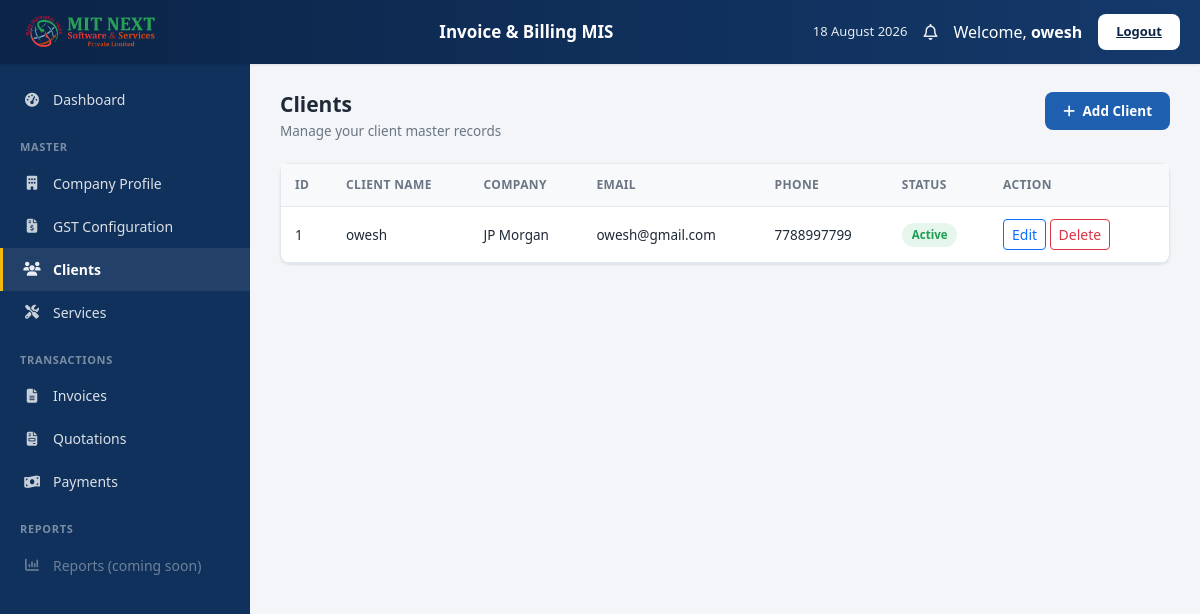
/master/clients/ (signed in), run on the app's committed database.
### master/models.py (models this page shows, shortened)
class Client(models.Model):
    client_name = models.CharField(max_length=100)
    company_name = models.CharField(max_length=150, blank=True)
    email = models.EmailField()
    phone = models.CharField(max_length=15)
    gst_number = models.CharField(max_length=20, blank=True)
    pan_number = models.CharField(max_length=20, blank=True)
    address = models.TextField()
    city = models.CharField(max_length=50)
    state = models.CharField(max_length=50)
    country = models.CharField(max_length=50)
    pincode = models.CharField(max_length=10)
    contact_person = models.CharField(max_length=100, blank=True)
    is_active = models.BooleanField(default=True)
    created_at = models.DateTimeField(auto_now_add=True)
    updated_at = models.DateTimeField(auto_now=True)

### master/views.py (the view)
@login_required
def client_list(request):
    clients = Client.objects.all()
    return render(request,
                  "master/client_list.html",
                  {"clients": clients})

### master/templates/master/client_list.html (shortened to what this page needs)
{% extends "layout/app_shell.html" %}
{% block content %}
<div class="page-heading d-flex justify-content-between align-items-start flex-wrap gap-2">
    <div>
        <h2>Clients</h2>
        <p>Manage your client master records</p>
    </div>
    <a href="{% url 'add_client' %}" class="btn-shell-primary text-decoration-none"
       hx-get="{% url 'add_client' %}" hx-select="#main-content" hx-target="#main-content"
       hx-swap="outerHTML" hx-push-url="true">
        <i class="fa-solid fa-plus me-1"></i> Add Client
    </a>
</div>
<div class="shell-card">
    <div class="shell-card-body p-0">
        <table class="shell-table">
            <thead>
                <tr>
                    <th>ID</th>
                    <th>Client Name</th>
                    <th>Company</th>
                    <th>Email</th>
                    <th>Phone</th>
                    <th>Status</th>
                    <th width="180">Action</th>
                </tr>
            </thead>
            <tbody>
            {% for client in clients %}
                <tr>
                    <td>{{ client.id }}</td>
                    <td>{{ client.client_name }}</td>
                    <td>{{ client.company_name }}</td>
                    <td>{{ client.email }}</td>
                    <td>{{ client.phone }}</td>
                    <td>
                        {% if client.is_active %}
                            <span class="badge-active">Active</span>
                        {% else %}
                            <span class="badge-inactive">Inactive</span>
                        {% endif %}
                    </td>
                    <td>
                        <a href="{% url 'edit_client' client.id %}" class="btn btn-sm btn-outline-primary"
                           hx-get="{% url 'edit_client' client.id %}" hx-select="#main-content"
                           hx-target="#main-content" hx-swap="outerHTML" hx-push-url="true">
                            Edit
                        </a>
                        <a href="{% url 'delete_client' client.id %}"
                           class="btn btn-sm btn-outline-danger"
                           onclick="return confirm('Delete this client?');">
                            Delete
                        </a>
                    </td>
                </tr>
            {% empty %}
                <tr><td colspan="7" class="text-center text-muted py-4">No Clients Found.</td></tr>
            {% endfor %}
            </tbody>
        </table>
    </div>
</div>
{% endblock %}

### accounts/templates/layout/app_shell.html (shortened to what this page needs)
{% load static %}
<!DOCTYPE html>
<html lang="en">
<head>
    <link href="https://cdn.jsdelivr.net/npm/bootstrap@5.3.7/dist/css/bootstrap.min.css" rel="stylesheet">
    <link rel="stylesheet" href="https://cdnjs.cloudflare.com/ajax/libs/font-awesome/6.7.2/css/all.min.css">
    <link rel="stylesheet" href="{% static 'css/app-shell.css' %}">
</head>
<body class="shell-body">
<header class="shell-header">
    <div class="brand">
        <div class="logo1"><img src="../static/images/logo1.png" alt=""></div>
    </div>
    <div class="app-name">
        <div class="main">Invoice &amp; Billing MIS</div>
    </div>
    <div class="header-right">
        <span class="header-date" id="shell-header-date"></span>
        <span class="bell-icon"><i class="fa-regular fa-bell"></i></span>
        <span>Welcome, <b>{{ request.user.username }}</b></span>
        <a href="{% url 'logout' %}" class="btn-logout">Logout</a>
    </div>
</header>
<aside class="shell-sidebar" id="shell-sidebar">
    <a href="{% url 'dashboard' %}"
       class="side-link {% if request.resolver_match.url_name == 'dashboard' %}active{% endif %}"
       hx-get="{% url 'dashboard' %}" hx-select="#main-content" hx-target="#main-content"
       hx-swap="outerHTML" hx-push-url="true">
    </a>
    <div class="side-section-title">Master</div>
    <a href="{% url 'company_profile' %}"
       class="side-link {% if request.resolver_match.url_name in 'company_profile,edit_company' %}active{% endif %}"
       hx-get="{% url 'company_profile' %}" hx-select="#main-content" hx-target="#main-content"
       hx-swap="outerHTML" hx-push-url="true">
        <i class="fa-solid fa-building"></i> Company Profile
    </a>
    <a href="{% url 'gst_list' %}"
       class="side-link {% if 'gst' in request.resolver_match.url_name %}active{% endif %}"
       hx-get="{% url 'gst_list' %}" hx-select="#main-content" hx-target="#main-content"
       hx-swap="outerHTML" hx-push-url="true">
        <i class="fa-solid fa-file-invoice-dollar"></i> GST Configuration
    </a>
    <a href="{% url 'client_list' %}"
       class="side-link {% if 'client' in request.resolver_match.url_name %}active{% endif %}"
       hx-get="{% url 'client_list' %}" hx-select="#main-content" hx-target="#main-content"
       hx-swap="outerHTML" hx-push-url="true">
        <i class="fa-solid fa-users"></i> Clients
    </a>
    <a href="{% url 'service_list' %}"
       class="side-link {% if 'service' in request.resolver_match.url_name %}active{% endif %}"
       hx-get="{% url 'service_list' %}" hx-select="#main-content" hx-target="#main-content"
       hx-swap="outerHTML" hx-push-url="true">
        <i class="fa-solid fa-screwdriver-wrench"></i> Services
    </a>
    <div class="side-section-title">Transactions</div>
    <a href="{% url 'invoice_list' %}"
       class="side-link {% if 'invoice' in request.resolver_match.url_name %}active{% endif %}"
       hx-get="{% url 'invoice_list' %}" hx-select="#main-content" hx-target="#main-content"
       hx-swap="outerHTML" hx-push-url="true">
        <i class="fa-solid fa-file-lines"></i> Invoices
    </a>
    <a href="{% url 'quotation_list' %}"
       class="side-link {% if 'quotation' in request.resolver_match.url_name %}active{% endif %}"
       hx-get="{% url 'quotation_list' %}" hx-select="#main-content" hx-target="#main-content"
       hx-swap="outerHTML" hx-push-url="true">
        <i class="fa-solid fa-file-invoice"></i> Quotations
    </a>
    <a href="{% url 'payment_list' %}"
       class="side-link {% if 'payment' in request.resolver_match.url_name %}active{% endif %}"
       hx-get="{% url 'payment_list' %}" hx-select="#main-content" hx-target="#main-content"
       hx-swap="outerHTML" hx-push-url="true">
        <i class="fa-solid fa-money-bill-wave"></i> Payments
    </a>
    <div class="side-section-title">Reports</div>
    <div class="side-link" style="opacity:0.45; cursor:not-allowed;" title="Reports module not yet built on the backend">
        <i class="fa-solid fa-chart-column"></i> Reports (coming soon)
    </div>
</aside>
<div class="shell-main-wrap">
    <div id="main-content">
        {% block content %}{% endblock %}
    </div>
</div>
</body>
</html>

### static/css/app-shell.css (style rules this page uses)
:root { --navy-900: #0b2447; --navy-800: #10315b; --navy-700: #14396b; --navy-600: #1a4680; --accent-blue: #1e5fb0; --accent-blue-hover: #174a8a; --accent-yellow: #f2b90f; --bg-light: #f3f5f8; --card-bg: #ffffff; --border-light: #e3e7ee; --text-muted: #6b7685; --text-dark: #1f2937; --success: #1f9d55; --danger: #d9414d; --radius: 10px; --shadow-sm: 0 1px 3px rgba(16, 24, 40, 0.06), 0 1px 2px rgba(16, 24, 40, 0.04); --shadow-md: 0 4px 14px rgba(16, 24, 40, 0.08); }
* { box-sizing: border-box; }
body.shell-body { margin: 0; background: var(--bg-light); color: var(--text-dark); font-family: "Segoe UI", -apple-system, BlinkMacSystemFont, Roboto, Arial, sans-serif; }
.shell-header { position: fixed; top: 0; left: 0; right: 0; height: 64px; background: linear-gradient(90deg, var(--navy-900), var(--navy-700)); display: flex; align-items: center; justify-content: space-between; padding: 0 20px; z-index: 1000; box-shadow: var(--shadow-sm); }
.shell-header .brand { display: flex; align-items: center; gap: 12px; color: #fff; min-width: 220px; }
.shell-header .app-name { color: #fff; text-align: center; flex: 1; }
.shell-header .app-name .main { font-weight: 700; font-size: 17px; }
.shell-header .header-right { display: flex; align-items: center; gap: 16px; color: #fff; }
.shell-header .header-right .header-date { font-size: 13px; opacity: 0.9; }
.shell-header .header-right .bell-icon { position: relative; font-size: 16px; cursor: pointer; opacity: 0.9; }
.shell-header .btn-logout { background: #fff; color: var(--navy-900); border: none; padding: 8px 18px; border-radius: 8px; font-weight: 600; font-size: 13px; cursor: pointer; transition: transform 0.15s ease, box-shadow 0.15s ease; }
.shell-sidebar { position: fixed; top: 64px; left: 0; bottom: 0; width: 250px; background: var(--navy-800); overflow-y: auto; padding: 14px 0 30px; z-index: 900; transition: transform 0.25s ease; }
.side-link { display: flex; align-items: center; gap: 12px; padding: 11px 20px; color: rgba(255,255,255,0.85); text-decoration: none; font-size: 14px; border-left: 3px solid transparent; transition: background 0.15s ease, border-color 0.15s ease; cursor: pointer; }
.side-link i { width: 18px; text-align: center; opacity: 0.9; }
.side-link.active { background: rgba(255,255,255,0.08); border-left-color: var(--accent-yellow); color: #fff; font-weight: 600; }
.side-section-title { padding: 18px 20px 6px; font-size: 11px; letter-spacing: 0.06em; color: rgba(255,255,255,0.45); font-weight: 700; text-transform: uppercase; }
.shell-main-wrap { margin-left: 250px; padding-top: 64px; min-height: 100vh; }
#main-content { padding: 28px 30px 60px; animation: contentIn 0.25s ease; }
.page-heading { margin-bottom: 22px; }
.page-heading h2 { font-size: 21px; font-weight: 700; margin: 0 0 4px; color: var(--text-dark); }
.page-heading p { color: var(--text-muted); font-size: 13.5px; margin: 0; }
.stat-card, .shell-card { background: var(--card-bg); border-radius: var(--radius); border: 1px solid var(--border-light); box-shadow: var(--shadow-sm); transition: box-shadow 0.2s ease, transform 0.2s ease; }
.shell-card-body { padding: 18px 20px; }
.btn-shell-primary { background: var(--accent-blue); color: #fff; border: none; padding: 9px 18px; border-radius: 8px; font-weight: 600; font-size: 13.5px; transition: background 0.15s ease, transform 0.1s ease; cursor: pointer; }
.shell-table { width: 100%; border-collapse: collapse; font-size: 13.5px; }
.shell-table thead th { background: #f8f9fb; color: var(--text-muted); font-weight: 600; font-size: 12px; text-transform: uppercase; letter-spacing: 0.03em; padding: 12px 14px; border-bottom: 1px solid var(--border-light); text-align: left; }
.shell-table tbody td { padding: 12px 14px; border-bottom: 1px solid var(--border-light); }
.shell-table tbody tr { transition: background 0.15s ease; }
.badge-active, .badge-status { display: inline-block; padding: 3px 10px; border-radius: 20px; font-size: 11.5px; font-weight: 600; }
.badge-active { background: #e6f6ec; color: var(--success); }
.logo1 { width: 140px; height: 140px; display: flex; align-items: center; justify-content: center; flex-shrink: 0; overflow: hidden; }
.logo1 img { width: 150px; height: 140px; max-width: 150px; max-height: 140px; object-fit: contain; display: block; }

### data on the page
Client: id "1", client_name "owesh", company_name "JP Morgan", email "owesh@gmail.com", phone "7788997799", is_active "Active"

### other printed values
{{ request.user.username }} "owesh"
